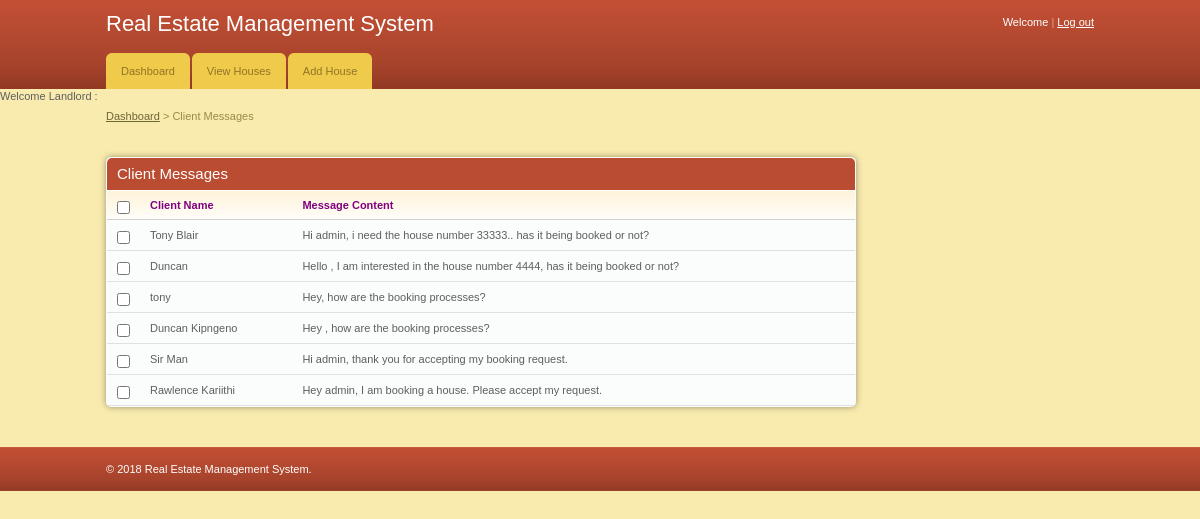
/landlord/index.php, run on the app's committed database.
### tables this page shows
CREATE TABLE `message` (
  `msg_id` int(11) NOT NULL,
  `message` varchar(255) NOT NULL,
  `status` varchar(255) NOT NULL,
  `time` datetime NOT NULL DEFAULT CURRENT_TIMESTAMP,
  `name` varchar(200) NOT NULL,
  `email` varchar(200) NOT NULL,
  `phone` int(12) NOT NULL
);

### landlord/index.php (the view, shortened to what this page needs)
<?php
include '../includes/config.php';
$l_username = $_SESSION['l_username'];
$query1 = mysqli_query($conn, "SELECT * FROM landlord WHERE l_username = '$l_username'");
$result1 = mysqli_fetch_array($query1);
$fName = $result1['fName'];
?>
<!DOCTYPE html PUBLIC "-//W3C//DTD XHTML 1.0 Transitional//EN" "http://www.w3.org/TR/xhtml1/DTD/xhtml1-transitional.dtd">
<html xmlns="http://www.w3.org/1999/xhtml">
<head>
	<link rel="stylesheet" href="css/style.css" type="text/css" media="all" />
</head>
<body>
<div id="header">
	<div class="shell">
		<?php
			include 'menu.php';
		?>
		</div>
		<p>Welcome Landlord : <font color="blue"><u><?php echo $fName ?></u></font>
	</div>
<div id="container">
	<div class="shell">
		<div class="small-nav">
			<a href="index.php">Dashboard</a>
			<span>&gt;</span>
			Client Messages
		</div>
		<br />
		<div id="main">
			<div id="content">
				<div class="box">
					<div class="box-head">
						<h2 class="left">Client Messages</h2>
					</div>
					<div class="table">
						<table width="100%" border="0" cellspacing="0" cellpadding="0">
							<tr>
								<th width="13"><input type="checkbox" class="checkbox" /></th>
								<th><font color="purple">Client Name</font></th>
								<th><font color="purple">Message Content</font></th>
							</tr>
							<?php
								include '../includes/config.php';
								$select = "SELECT * FROM message";
								$result = $conn->query($select);
								while($row = $result->fetch_assoc()){
							?>
							<tr>
								<td><input type="checkbox" class="checkbox" /></td>
								<td><?php echo $row['name'] ?></td>
								<td><?php echo $row['message'] ?></td>
							</tr>
							<?php
								}
							?>
						</table>
					</div>
				</div>
			</div>
				</div>
			</div>
		</div>
<div id="footer">
	<div class="shell">
		<span class="left">&copy; <?php echo date("Y");?> Real Estate Management System.</span>
	</div>
</div>
</body>
</html>

### landlord/css/style.css (style rules this page uses)
* { padding:0; margin:0; outline:0; }
body { background:#f9ebae; font-family: Verdana, sans-serif; font-size:11px; line-height:14px; color:#5e5e5e; }
input, textarea, select { font-family: Verdana, sans-serif; font-size:13px; }
.checkbox { width:13px; height:13px; vertical-align:top; position:relative; top:2px; }
a { color:#ba4c32; text-decoration: underline; cursor:pointer; }
.left, .alignleft { float:left; display:inline; }
h2 { font-size:15px; font-weight: normal; }
.shell { width:988px; margin:0 auto; }
#header { height:89px; background:url(images/header.gif); white-space:nowrap; }
#container { padding:20px 0; }
.small-nav { color:#978b48; padding-bottom:20px; }
.small-nav a { color:#6f6636; }
#content { float:left; width:750px; }
.table th { background:#fffdfa url(images/th.gif) repeat-x 0 0; color:#818181; text-align: left; padding:7px 10px; border-bottom:solid 1px #d2d1cb; }
.table td { background:#fbfcfc; border-bottom:solid 1px #e0e0e0; padding:8px 10px; }
.box { background:#fbfcfc; height:100%; padding:1px; margin-bottom:20px; }
.box-head { background:#ba4c32; height:32px; color:#fff; padding: 0 10px; line-height:32px; white-space:nowrap; border-bottom:solid 1px #fff; }
#footer { height:44px; background:url(images/footer.gif); line-height:44px; color:#fff; }
.box { -moz-border-radius:5px; -webkit-border-radius:5px; -moz-box-shadow: 0 0 6px #978f6c; -webkit-box-shadow: 0 0 6px #978f6c; }
.box-head { -moz-border-radius-topleft:5px; -moz-border-radius-topright:5px; -webkit-border-top-left-radius:5px; -webkit-border-top-right-radius:5px; }

### data on the page
message: name "Tony Blair", message "Hi admin, i need the house number 33333.. has it being booked or not?"
message: name "Duncan", message "Hello , I am interested in the house number 4444, has it being booked or not?"
message: name "tony", message "Hey, how are the booking processes?"
message: name "Duncan Kipngeno", message "Hey , how are the booking processes?"
message: name "Sir Man", message "Hi admin, thank you for accepting my booking request."
message: name "Rawlence Kariithi", message "Hey admin, I am booking a house. Please accept my request."
